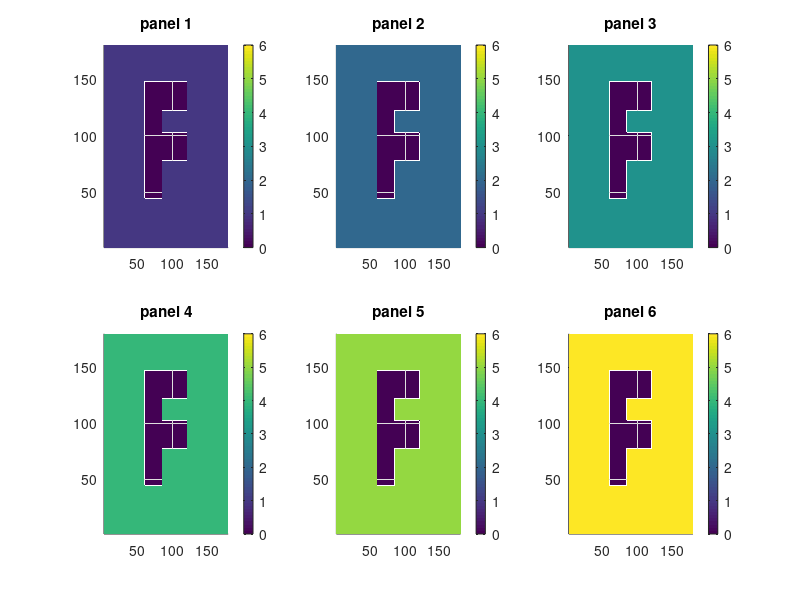

The MATLAB script that drew this image: (Note: this script raises an error after producing the figure.)
% compare_Tempest_GMAO_LL2CS.m
% This script converts Tempest LL2CS output to xData and tests whether it
% regrids lat/lon to cubed sphere roughly the same as a GMAO tilefile
% for the same resolutions. The comparison is made by the user by visually
% inspecting output figures.

clear all; close all

%=======================================================================
% Test case setup (edit this section to match your local settings/files)
%=======================================================================
% Tools and work paths
homeDir = '/n/home08/elundgren/GCHP/tools/';
CSGridDir = [homeDir, 'CSGrid/'];

% Choose what test to run (options are defined in gridParams)
testid = 5;

% Set test case grid parameters
gridParams = [[72  46  48 ]; % test 1 lon, lat, cs
              [360 180 24 ]; % test 2 lon, lat, cs
              [360 180 48 ]; % etc
              [360 180 90 ];
              [360 180 180]];

% Set grid parameters for the chosen test case
Nlon = gridParams( testid, 1 );
Nlat = gridParams( testid, 2 );
NX   = gridParams( testid, 3 );

% Set Tempest LL2CS netcdf info
% NOTE: files created using ~elundgren/GCHP/tools/Tempest/runTempest.sh
%       with unaltered tempestremap copied from /n/home03/zhuangjw/test/.
%       I sourced the GCHP bashrc prior to compiling and running.
tempStr = ['lon' num2str(Nlon) '_lat' num2str(Nlat)];
NXStr = num2str(NX);
tempestPath = [homeDir, 'Tempest/output/' tempStr '_c' NXStr '/'];
tempestFile =  [tempStr '-to-c' NXStr '_MAP.nc'];

% Set GMAO tilefile info
% NOTE: files copied from /n/regal/jacob_lab/mslong/ForSeb/
gmaoPath = [homeDir, 'TileFiles/GMAO/'];
lonStr = [repmat('0', 1, 4-length(num2str(Nlon))), num2str(Nlon)];
latStr = [repmat('0', 1, 4-length(num2str(Nlat))), num2str(Nlat)];
cStr   = [repmat('0', 1, 4-length(num2str(NX))),   num2str(NX)];
gmaoFile = ['DE' lonStr 'xPE' latStr '_CF' cStr 'x6C.bin']; 

% Define Tempest tile file to write (you will be asked if you want to save)
% NOTE: use same name as GMAO tilefile for ready compatibility with ExtData
tempestTileFile = [homeDir, 'TileFiles/Tempest/' gmaoFile]; 

addpath(genpath(CSGridDir));

% To save plots:
plotsdir = '~elundgren/GCHP/tools/Plots/Tempest_vs_GMAO_tilefiles/';
addpath(genpath('~elundgren/matlab/export_fig'));
addpath(genpath('~elundgren/matlab/b2r')); % for blue to red colormap

%======================================================
%  Generate fake reference CS data for testing
%======================================================
CSdata_fake = zeros(NX,NX*6);

% a "F"-like graph to check the cube-face orientation. Seems silly.. 
F = zeros(NX,NX);
Fwidth = fix(NX/15);
minX = fix(NX/3);
maxX = fix(NX*2/3);
minY = fix(NX/4);
midY = fix(NX/2);
maxY = fix(NX*3/4);
F( minX : minX + 2*Fwidth, minY : maxY                   ) = 1;
F( minX : maxX,            midY - Fwidth : midY + Fwidth ) = 1;
F( minX : maxX,                   maxY - Fwidth : maxY + Fwidth ) = 1;

% Set background value to the panel number, include F in 'fake' data
for i=1:6
    CSdata_bg(:, i*NX-NX+1 : i*NX) = i * ones(NX,NX); 
    CSdata_fake(:, i*NX-NX+1 : i*NX) = i * ( ones(NX,NX) - F ); 
end

% plot
figure;
for i=1:6
    subplot(2,3,i)
    surf(CSdata_fake(:,i*NX-NX+1:i*NX)','EdgeColor','None');
    colorbar
    caxis([0,6])
    xlim([1,NX])
    ylim([1,NX])
    view(2); 
    title(sprintf('panel %d',i));
end   
suptitle('original cs')

% Save figure
filename = ['CSorig_', tempStr, '_c', NXStr]; 
eval(['export_fig ', [plotsdir, filename], '.png -nocrop']); 

%======================================================
% Use existing GMAO tilefile for regridding
%======================================================
xData_gmao = readTileFile([ gmaoPath, gmaoFile]);

% regrid cubed sphere to lat/lon using GMAO tile file
[ LLdata_ref ] = regridAndPlot( CSdata_fake , xData_gmao, 'CS2LL', ...
			        'original cs --gmao--> lat/lon'); 

% regrid lat/lon back to cubed sphere (reference)
[ CSdata_GMAO ] = regridAndPlot( LLdata_ref, xData_gmao, 'LL2CS', ...
			         'lat/lon --gmao--> cs (ref)');

% Save figure
filename = ['CSgmao_', tempStr, '_c', NXStr]; 
eval(['export_fig ', [plotsdir, filename], '.png -nocrop']); 

%==================================================
% Read/transform Tempest LL2CS netcdf info to xData
%==================================================
xData_temp = readTempest( [tempestPath, tempestFile], Nlon, Nlat, NX);

%==================================================
% Regrid lat/lon to CS to compare with reference
%==================================================
[ CSdata_tempest ] = regridAndPlot( LLdata_ref, xData_temp, 'LL2CS', ...
				   'lat/lon --tempest--> cs (after fixes)');

% Save figure
filename = ['CStempest_', tempStr, '_c', NXStr]; 
eval(['export_fig ', [plotsdir, filename], '.png -nocrop']); 

%=======================================================================
% Plot the regrid differences (Tempest - GMAO), normalized by background
%=======================================================================
CSdata_diff = ( CSdata_tempest - CSdata_GMAO ) ./ CSdata_bg;
[ CSdata_diff ] = regridAndPlot( CSdata_diff, xData_temp, 'LL2CS', ...
				 [num2str(Nlon) 'x' num2str(Nlat), ...
				  ' -> ', NXStr, ...
				  ': ( Tempest - GMAO ) / background'], ...
				 false, true); 
		                 % Last two args are optional:
                                 % passing 1st arg as false skips regridding,
		                 % passing 2nd arg as true uses blue to red cmap

% Save figure
filename = ['GMAO_vs_Tempest_', tempStr, '_c', NXStr]; 
eval(['export_fig ', [plotsdir, filename], '.png -nocrop']); 

%====================================
% Create tilefile with Tempest xData?
%====================================
prompt = 'Do you want to create a new tile file from the Tempest data? (y/n)\n';
answer = input(prompt,'s');
if strcmp(answer,'y');
   writeTileFile( tempestTileFile, xData_temp );

   %==========================================================
   % Display GMAO and new Tempest tilefile info for validation
   % NOTE: Tempest and GMAO numPoints differ in xData.
   %       This is to be expected. However, they should be
   %       approximately the same.
   %==========================================================
   xData_gmao = displayTileFile( [ gmaoPath, gmaoFile] );
   xData_new  = displayTileFile( tempestTileFile );
elseif strcmp(answer,'n');
   fprintf('No tile file created\n');		 
else
   error('not a valid answer');
end









